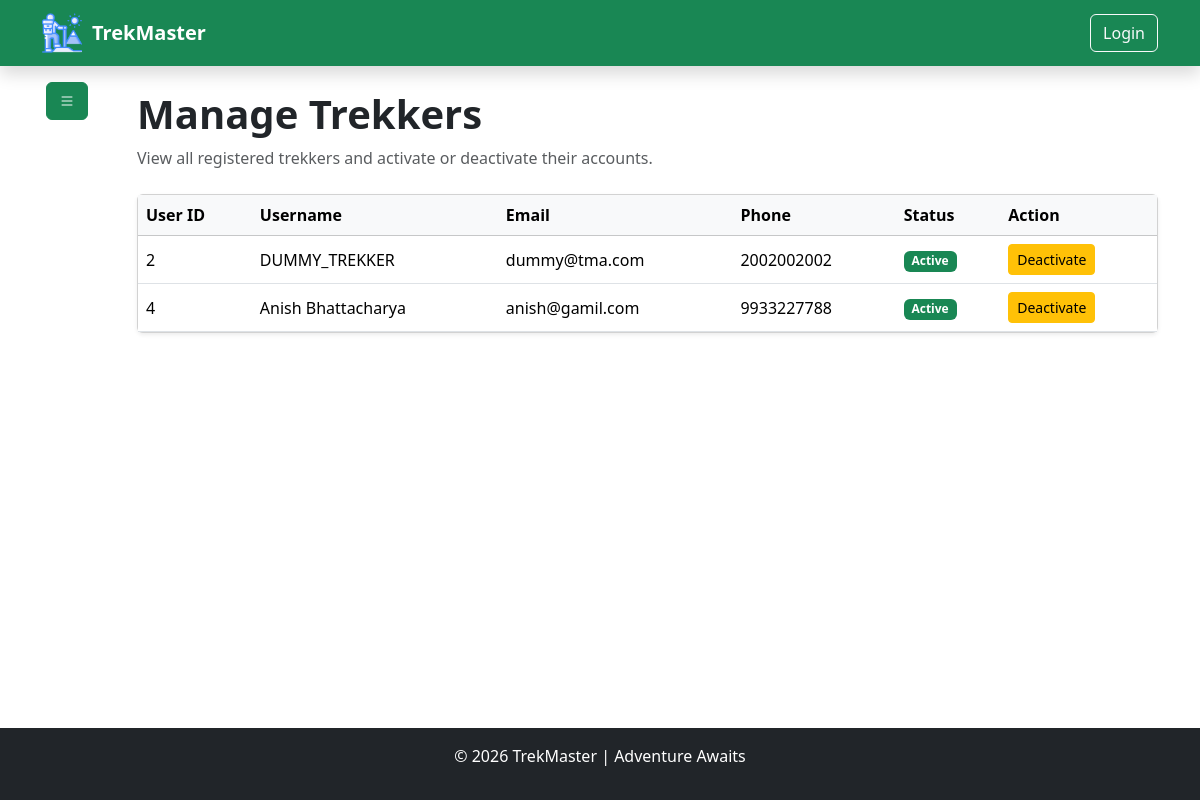
Page /admin/manage_trekkers (signed in) on the earlier database version.
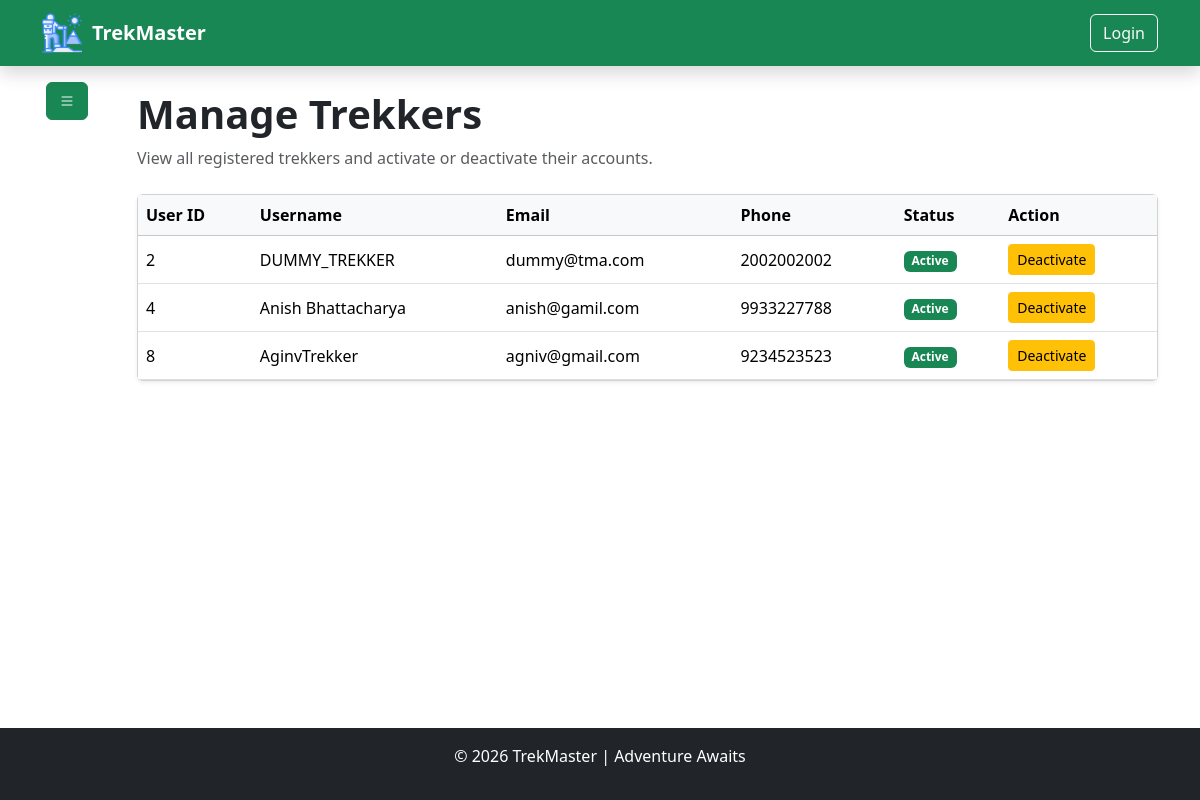
Same page on the later database version.
### model/model.py (models this page shows, shortened)
class BaseModel(TimeStampMixin, db.Model):
    __abstract__ = True  ## means this class is not a table in the database, but it can be inherited by other models to have common fields [new concept of abstract base class in SQLAlchemy]
    id = db.Column(db.Integer, primary_key=True)

class UserModel(BaseModel):  ## trekkers [by default] , staff [call StaffModel] , admin [programitically created]
    __tablename__ = "users"
    username = db.Column(db.String(50), nullable=False)
    email = db.Column(db.String(100), unique=True, nullable=False)
    phone = db.Column(db.String(15), unique=True, nullable=False)
    password_hash = db.Column(db.String(128), nullable=False)
    role = db.Column(db.Enum(UserRole), default=UserRole.TREKKER, nullable=False)
    """
    # db.Enum is used to store the enum values in the database as strings, and it will automatically handle the conversion between the enum and the string representation in the database.
    # raw syntax : db.Enum("admin" , "user" , "staff" , name = "user_roles")  # this is the raw syntax to create enum in SQLAlchemy, but we are using python enum class to create enum and then using it in the model.
    """
    is_active = db.Column(db.Boolean, default=True, nullable=False)
    is_blacklisted = db.Column(db.Boolean, default=False, nullable=False)
    blacklisted_reason = db.Column(db.String(500), nullable=True)
    bookings = db.relationship(
        "BookingModel",  ## here we specify the python model name not the table name
        backref=db.backref("user", lazy=True), # gives booking132.user to access the user who made the booking
        foreign_keys="BookingModel.user_id",  # which foreign key should be used
        lazy=True,
        cascade="all, delete-orphan",  # if a user is deleted, all their bookings will be deleted as well
    )
    staff_profile = db.relationship(
        "StaffModel",
        backref=db.backref("user", uselist=False),
        uselist=False,
        cascade="all, delete-orphan",
    )
    reviews = db.relationship(
        "TrekReviewModel",
        backref=db.backref("user", lazy=True),
        foreign_keys="TrekReviewModel.user_id",
        lazy=True,
        cascade="all, delete-orphan",
    )

### utils/authentication.py (the view)
    def wrapper(*args , **kwargs):
        if "user_id" not in session:
            flash("Please log in to access this page.", "danger")
            return redirect("/auth/login")
        user = UserModel.query.filter_by(id=session["user_id"]).first()
        if not user:
            flash("User not found.", "danger")
            return redirect("/auth/login")
        return func(
            *args,
            **kwargs
        )

### controller/admin_controller.py (called while the page is built)
def manage_trekkers():
    trekkers = UserModel.query.filter_by(role=UserRole.TREKKER).all()
    return render_template("admin/manage_trekkers.html", trekkers=trekkers)

### routes/admin_routes.py (called while the page is built)
@admin_bp.route("/manage_trekkers", methods=["GET"])
@is_logged_in
@role_required(UserRole.ADMIN)
def manage_trekkers():
    return admin_ctrl.manage_trekkers()

### utils/authentication.py (called while the page is built)
def is_logged_in(func):
    def wrapper(*args , **kwargs):
        if "user_id" not in session:
            flash("Please log in to access this page.", "danger")
            return redirect("/auth/login")
        user = UserModel.query.filter_by(id=session["user_id"]).first()
        if not user:
            flash("User not found.", "danger")
            return redirect("/auth/login")
        return func(
            *args,
            **kwargs
        )
    wrapper.__name__ = func.__name__
    wrapper.__doc__ = func.__doc__
    wrapper.__module__ = func.__module__
    return wrapper

### templates/admin/manage_trekkers.html (shortened to what this page needs)
{% extends "base.html" %}
{% block content %}
<div class="container">
  <div class="row flex justify-content-between">
    <div class="col-1 p-0">
      {% include "admin/sidebar.html" %}
    </div>
    <div class="col-11">
      <div class="py-4">
        <h1 class="fw-bold">Manage Trekkers</h1>
        <p class="text-muted">
          View all registered trekkers and activate or deactivate their accounts.
        </p>
        <div class="card shadow-sm mt-4">
          <div class="table-responsive">
            <table class="table table-hover align-middle mb-0">
              <thead class="table-light">
                <tr>
                  <th>User ID</th>
                  <th>Username</th>
                  <th>Email</th>
                  <th>Phone</th>
                  <th>Status</th>
                  <th>Action</th>
                </tr>
              </thead>
              <tbody>
                {% for trekker in trekkers %}
                <tr>
                  <td>{{ trekker.id }}</td>
                  <td>{{ trekker.username }}</td>
                  <td>{{ trekker.email }}</td>
                  <td>{{ trekker.phone }}</td>
                  <td>
                    {% if trekker.is_active %}
                    <span class="badge bg-success">Active</span>
                    {% else %}
                    <span class="badge bg-secondary">Inactive</span>
                    {% endif %}
                  </td>
                  <td>
                    {% if trekker.is_active %}
                    <form
                      action="/admin/manage_trekkers/deactivate/{{ trekker.id }}"
                      method="POST"
                      class="d-inline"
                      onsubmit="return confirm('Deactivate this trekker account?');">
                      <button type="submit" class="btn btn-warning btn-sm">
                        Deactivate
                      </button>
                    </form>
                    {% endif %}
                  </td>
                </tr>
                {% endfor %}
              </tbody>
            </table>
          </div>
        </div>
      </div>
    </div>
  </div>
</div>
{% endblock %}

Differences in the rows shown:
added UserModel: id "8", username "AginvTrekker", email "agniv@gmail.com", phone "9234523523", is_active "Active"
